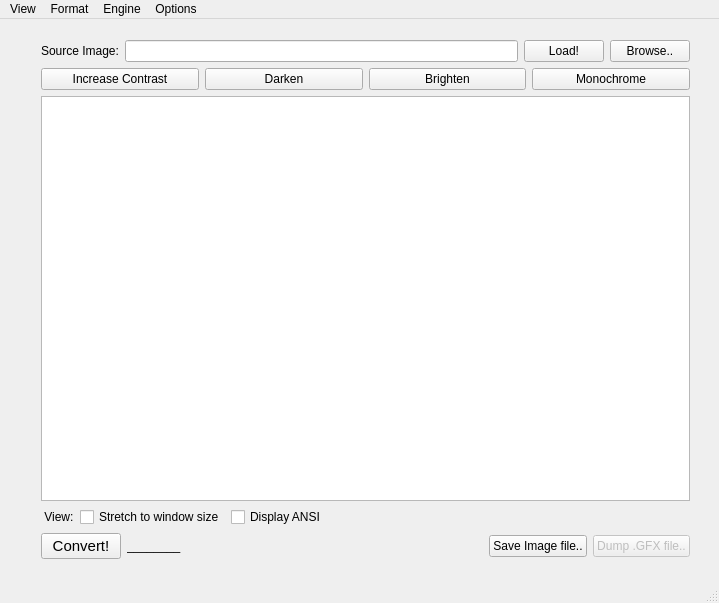
<?xml version="1.0" encoding="UTF-8"?>
<ui version="4.0">
 <class>MainWindow</class>
 <widget class="QMainWindow" name="MainWindow">
  <property name="geometry">
   <rect>
    <x>0</x>
    <y>0</y>
    <width>719</width>
    <height>603</height>
   </rect>
  </property>
  <property name="windowTitle">
   <string>ANSI-ficator v1.0 (dev)</string>
  </property>
  <property name="windowIcon">
   <iconset resource="resource.qrc">
    <normaloff>:/home/ansificator10z.png</normaloff>:/home/ansificator10z.png</iconset>
  </property>
  <property name="windowOpacity">
   <double>1.000000000000000</double>
  </property>
  <widget class="QWidget" name="centralWidget">
   <widget class="QWidget" name="verticalLayoutWidget">
    <property name="geometry">
     <rect>
      <x>30</x>
      <y>10</y>
      <width>671</width>
      <height>541</height>
     </rect>
    </property>
    <layout class="QVBoxLayout" name="mainLayout">
     <item>
      <layout class="QHBoxLayout" name="horizontalLayout">
       <item>
        <widget class="QLabel" name="label">
         <property name="text">
          <string>Source Image:</string>
         </property>
        </widget>
       </item>
       <item>
        <widget class="QLineEdit" name="wFileIn"/>
       </item>
       <item>
        <widget class="QPushButton" name="wLoadButton">
         <property name="text">
          <string>Load!</string>
         </property>
        </widget>
       </item>
       <item>
        <widget class="QPushButton" name="wBrowseButton">
         <property name="text">
          <string>Browse..</string>
         </property>
        </widget>
       </item>
      </layout>
     </item>
     <item>
      <layout class="QHBoxLayout" name="horizontalLayout_3">
       <item>
        <widget class="QPushButton" name="wSaturPlus">
         <property name="text">
          <string>Increase Contrast</string>
         </property>
        </widget>
       </item>
       <item>
        <widget class="QPushButton" name="wEffDarken">
         <property name="text">
          <string>Darken</string>
         </property>
        </widget>
       </item>
       <item>
        <widget class="QPushButton" name="wEffBrighten">
         <property name="text">
          <string>Brighten</string>
         </property>
        </widget>
       </item>
       <item>
        <widget class="QPushButton" name="wEffMono">
         <property name="text">
          <string>Monochrome</string>
         </property>
        </widget>
       </item>
      </layout>
     </item>
     <item>
      <widget class="QGraphicsView" name="wGraphicsView">
       <property name="lineWidth">
        <number>1</number>
       </property>
       <property name="verticalScrollBarPolicy">
        <enum>Qt::ScrollBarAlwaysOff</enum>
       </property>
       <property name="horizontalScrollBarPolicy">
        <enum>Qt::ScrollBarAlwaysOff</enum>
       </property>
       <property name="interactive">
        <bool>false</bool>
       </property>
       <property name="renderHints">
        <set>QPainter::Antialiasing|QPainter::SmoothPixmapTransform|QPainter::TextAntialiasing</set>
       </property>
      </widget>
     </item>
     <item>
      <layout class="QHBoxLayout" name="horizontalLayout_5">
       <property name="sizeConstraint">
        <enum>QLayout::SetDefaultConstraint</enum>
       </property>
       <item>
        <widget class="QLabel" name="label_2">
         <property name="sizePolicy">
          <sizepolicy hsizetype="Fixed" vsizetype="Preferred">
           <horstretch>0</horstretch>
           <verstretch>0</verstretch>
          </sizepolicy>
         </property>
         <property name="font">
          <font>
           <pointsize>9</pointsize>
          </font>
         </property>
         <property name="text">
          <string> View:</string>
         </property>
        </widget>
       </item>
       <item>
        <widget class="QCheckBox" name="wWindowScale">
         <property name="sizePolicy">
          <sizepolicy hsizetype="Fixed" vsizetype="Fixed">
           <horstretch>0</horstretch>
           <verstretch>0</verstretch>
          </sizepolicy>
         </property>
         <property name="text">
          <string>Stretch to window size</string>
         </property>
        </widget>
       </item>
       <item>
        <widget class="QCheckBox" name="wANSIenable">
         <property name="enabled">
          <bool>true</bool>
         </property>
         <property name="text">
          <string>Display ANSI</string>
         </property>
         <property name="checked">
          <bool>false</bool>
         </property>
        </widget>
       </item>
      </layout>
     </item>
     <item>
      <layout class="QHBoxLayout" name="horizontalLayout_4">
       <item>
        <widget class="QPushButton" name="wConvertButton">
         <property name="font">
          <font>
           <pointsize>11</pointsize>
          </font>
         </property>
         <property name="text">
          <string>Convert!</string>
         </property>
        </widget>
       </item>
       <item>
        <widget class="QLabel" name="wStatus">
         <property name="font">
          <font>
           <pointsize>9</pointsize>
           <weight>50</weight>
           <bold>false</bold>
          </font>
         </property>
         <property name="text">
          <string>________</string>
         </property>
        </widget>
       </item>
       <item>
        <spacer name="horizontalSpacer">
         <property name="orientation">
          <enum>Qt::Horizontal</enum>
         </property>
         <property name="sizeHint" stdset="0">
          <size>
           <width>40</width>
           <height>20</height>
          </size>
         </property>
        </spacer>
       </item>
       <item>
        <widget class="QPushButton" name="wDumpImage">
         <property name="text">
          <string>Save Image file..</string>
         </property>
        </widget>
       </item>
       <item>
        <widget class="QPushButton" name="wDumpGFX_File">
         <property name="enabled">
          <bool>false</bool>
         </property>
         <property name="text">
          <string>Dump .GFX file..</string>
         </property>
        </widget>
       </item>
      </layout>
     </item>
    </layout>
   </widget>
  </widget>
  <widget class="QMenuBar" name="menuBar">
   <property name="geometry">
    <rect>
     <x>0</x>
     <y>0</y>
     <width>719</width>
     <height>26</height>
    </rect>
   </property>
   <widget class="QMenu" name="menuView">
    <property name="title">
     <string>View</string>
    </property>
    <addaction name="actionView_GFX_file"/>
    <addaction name="separator"/>
    <addaction name="actionExitt"/>
   </widget>
   <widget class="QMenu" name="menuFormat">
    <property name="title">
     <string>Format</string>
    </property>
    <addaction name="action80_x_25_16_16_color"/>
    <addaction name="action80_x_25_16_8_color"/>
    <addaction name="separator"/>
    <addaction name="action80_x_25_black_text_white_bg"/>
   </widget>
   <widget class="QMenu" name="menuEngine">
    <property name="title">
     <string>Engine</string>
    </property>
    <addaction name="action2x2_Mosaic_comparison"/>
    <addaction name="actionPer_pixel_comparison"/>
    <addaction name="actionPer_character_comparison"/>
    <addaction name="separator"/>
    <addaction name="actionDisable_Alphanum"/>
    <addaction name="actionDisable_Sym"/>
    <addaction name="separator"/>
    <addaction name="actionAlternate_detection_palette"/>
   </widget>
   <widget class="QMenu" name="menuOptions">
    <property name="title">
     <string>Options</string>
    </property>
    <addaction name="actionStretch_loaded_image"/>
    <addaction name="actionKeep_aspect_ratio_on_stretch"/>
    <addaction name="separator"/>
    <addaction name="actionAutomatically_Load_after_Browse"/>
   </widget>
   <addaction name="menuView"/>
   <addaction name="menuFormat"/>
   <addaction name="menuEngine"/>
   <addaction name="menuOptions"/>
  </widget>
  <widget class="QStatusBar" name="statusBar"/>
  <action name="actionView_GFX_file">
   <property name="enabled">
    <bool>false</bool>
   </property>
   <property name="text">
    <string>.GFX viewer..</string>
   </property>
   <property name="toolTip">
    <string>Not implemented yet.</string>
   </property>
   <property name="visible">
    <bool>true</bool>
   </property>
   <property name="iconVisibleInMenu">
    <bool>true</bool>
   </property>
  </action>
  <action name="action80_x_25_16_16_color">
   <property name="checkable">
    <bool>true</bool>
   </property>
   <property name="checked">
    <bool>true</bool>
   </property>
   <property name="text">
    <string>80 x 25 - (16 FG / 16 BG color)</string>
   </property>
  </action>
  <action name="action80_x_25_16_8_color">
   <property name="checkable">
    <bool>true</bool>
   </property>
   <property name="enabled">
    <bool>true</bool>
   </property>
   <property name="text">
    <string>80 x 25 - (16 FG / 8 BG color)</string>
   </property>
  </action>
  <action name="actionAlternate_detection_palette">
   <property name="checkable">
    <bool>true</bool>
   </property>
   <property name="checked">
    <bool>true</bool>
   </property>
   <property name="text">
    <string>Use alternate detection palette</string>
   </property>
  </action>
  <action name="action2x2_Mosaic_comparison">
   <property name="checkable">
    <bool>true</bool>
   </property>
   <property name="checked">
    <bool>true</bool>
   </property>
   <property name="text">
    <string>2x2 Mosaic (Per-2x2-pixel) comparison</string>
   </property>
  </action>
  <action name="actionPer_pixel_comparison">
   <property name="checkable">
    <bool>true</bool>
   </property>
   <property name="text">
    <string>Pixel-by-pixel comparison</string>
   </property>
  </action>
  <action name="actionPer_character_comparison">
   <property name="checkable">
    <bool>true</bool>
   </property>
   <property name="text">
    <string>Character average comparison</string>
   </property>
  </action>
  <action name="actionDisable_Alphanum">
   <property name="checkable">
    <bool>true</bool>
   </property>
   <property name="text">
    <string>Disallow alpha-numeric characters (faster)</string>
   </property>
  </action>
  <action name="actionDisable_Sym">
   <property name="checkable">
    <bool>true</bool>
   </property>
   <property name="text">
    <string>Disallow symbolic characters (much faster)</string>
   </property>
  </action>
  <action name="actionDefault_settings">
   <property name="text">
    <string>Restore to default settings</string>
   </property>
   <property name="visible">
    <bool>true</bool>
   </property>
  </action>
  <action name="actionStretch_loaded_image">
   <property name="checkable">
    <bool>true</bool>
   </property>
   <property name="checked">
    <bool>true</bool>
   </property>
   <property name="text">
    <string>Stretch image on Load</string>
   </property>
  </action>
  <action name="actionKeep_aspect_ratio_on_stretch">
   <property name="checkable">
    <bool>true</bool>
   </property>
   <property name="text">
    <string>Keep aspect ratio on stretch</string>
   </property>
  </action>
  <action name="actionAutomatically_Load_after_Browse">
   <property name="checkable">
    <bool>true</bool>
   </property>
   <property name="checked">
    <bool>true</bool>
   </property>
   <property name="text">
    <string>Automatically Load after Browse</string>
   </property>
  </action>
  <action name="actionExitt">
   <property name="text">
    <string>Exit</string>
   </property>
  </action>
  <action name="action80_x_25_black_text_white_bg">
   <property name="checkable">
    <bool>true</bool>
   </property>
   <property name="text">
    <string>80 x 25 - (Black text / White bg)</string>
   </property>
  </action>
 </widget>
 <layoutdefault spacing="6" margin="11"/>
 <resources>
  <include location="resource.qrc"/>
 </resources>
 <connections/>
</ui>
